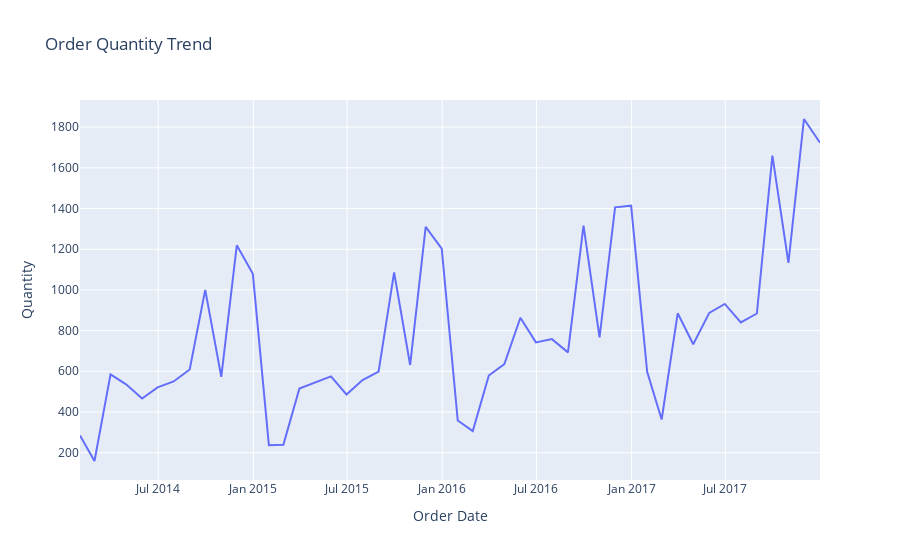

The notebook cell saved with this chart:
### Code cell
# Line chart for order quantity over time
def orderQuantityTrend(df):
    try:
        df['Order Date'] = pd.to_datetime(df['Order Date'])
        monthly_orders = df.resample('M', on='Order Date')['Quantity'].sum()
        fig = px.line(monthly_orders, x=monthly_orders.index, y='Quantity', title='Order Quantity Trend')
        fig.show()
        logging.info("Order quantity trend plotted successfully.")
    except Exception as e:
        logging.error(f"Error plotting order quantity trend: {e}")

orderQuantityTrend(dfo)

### Figure 1 — Plotly figure (JSON) as saved in the notebook; plotly's stock layout.template omitted (floating-point values rounded to 4 significant figures)
{"data": [{"hovertemplate": "Order Date=%{x}<br>Quantity=%{y}<extra></extra>", "legendgroup": "", "line": {"color": "#636efa", "dash": "solid"}, "marker": {"symbol": "circle"}, "mode": "lines", "name": "", "orientation": "v", "showlegend": false, "type": "scatter", "x": ["2014-01-31T00:00:00", "2014-02-28T00:00:00", "2014-03-31T00:00:00", "2014-04-30T00:00:00", "2014-05-31T00:00:00", "2014-06-30T00:00:00", "2014-07-31T00:00:00", "2014-08-31T00:00:00", "2014-09-30T00:00:00", "2014-10-31T00:00:00", "2014-11-30T00:00:00", "2014-12-31T00:00:00", "2015-01-31T00:00:00", "2015-02-28T00:00:00", "2015-03-31T00:00:00", "2015-04-30T00:00:00", "2015-05-31T00:00:00", "2015-06-30T00:00:00", "2015-07-31T00:00:00", "2015-08-31T00:00:00", "2015-09-30T00:00:00", "2015-10-31T00:00:00", "2015-11-30T00:00:00", "2015-12-31T00:00:00", "2016-01-31T00:00:00", "2016-02-29T00:00:00", "2016-03-31T00:00:00", "2016-04-30T00:00:00", "2016-05-31T00:00:00", "2016-06-30T00:00:00", "2016-07-31T00:00:00", "2016-08-31T00:00:00", "2016-09-30T00:00:00", "2016-10-31T00:00:00", "2016-11-30T00:00:00", "2016-12-31T00:00:00", "2017-01-31T00:00:00", "2017-02-28T00:00:00", "2017-03-31T00:00:00", "2017-04-30T00:00:00", "2017-05-31T00:00:00", "2017-06-30T00:00:00", "2017-07-31T00:00:00", "2017-08-31T00:00:00", "2017-09-30T00:00:00", "2017-10-31T00:00:00", "2017-11-30T00:00:00", "2017-12-31T00:00:00"], "xaxis": "x", "y": [284, 159, 585, 536, 466, 521, 550, 609, 1000, 573, 1219, 1079, 236, 239, 515, 543, 575, 486, 557, 598, 1086, 631, 1310, 1203, 358, 306, 579, 635, 863, 742, 758, 693, 1316, 767, 1406, 1414, 597, 363, 885, 733, 887, 931, 840, 884, 1660, 1133, 1840, 1723], "yaxis": "y"}], "layout": {"legend": {"tracegroupgap": 0}, "title": {"text": "Order Quantity Trend"}, "xaxis": {"anchor": "y", "domain": [0, 1], "title": {"text": "Order Date"}}, "yaxis": {"anchor": "x", "domain": [0, 1], "title": {"text": "Quantity"}}}}
